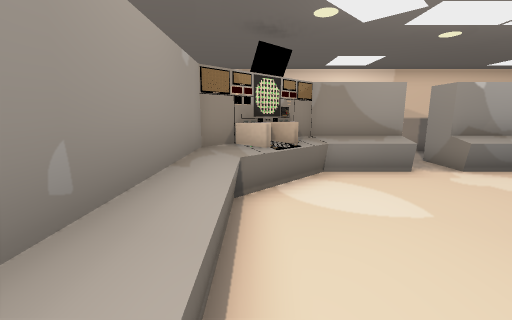
[1] (above)

16 first-person views from a walk through a level from a Godot 3-D game. The camera is 1.5 m above the floor, tilts 10° down and sees 90° across. The floor is counted in squares, 1 m on a side. Each view is taken from the middle of a square. On the plan, view 1 faces up. The plan holds only what a view shows up to about 13 squares ahead; the rest is blank. Flat picture figures and markers are left out. Surface patterns are stand-ins for the level's own textures.

[2]
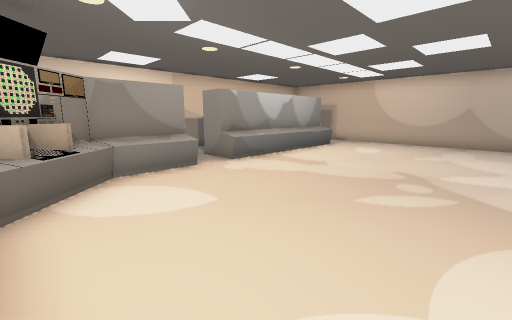

[3]
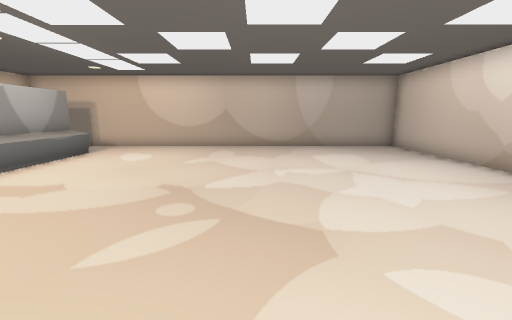

[4]
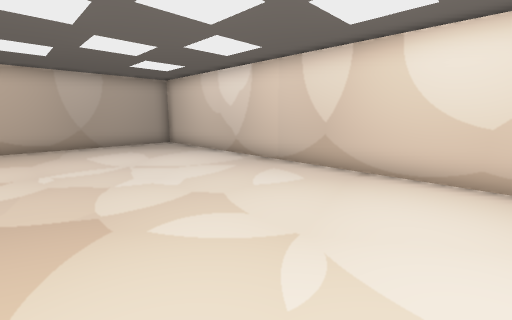

[5]
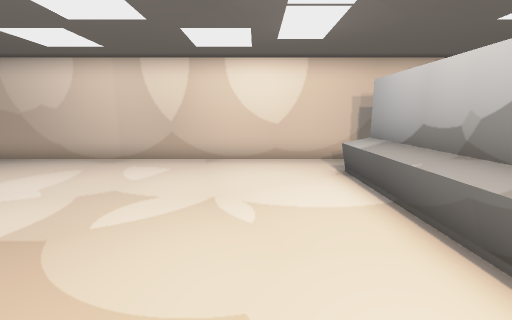

[6]
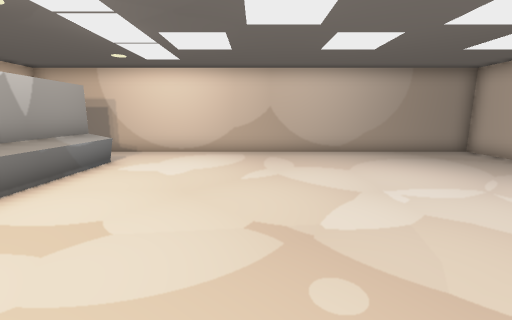

[7]
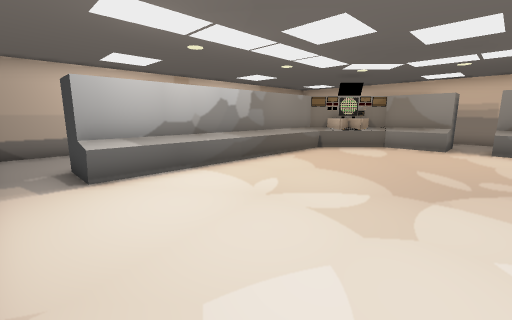

[8]
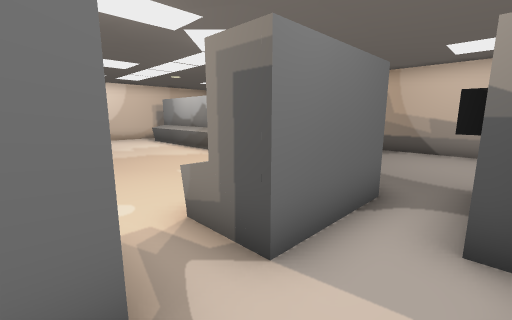

[9]
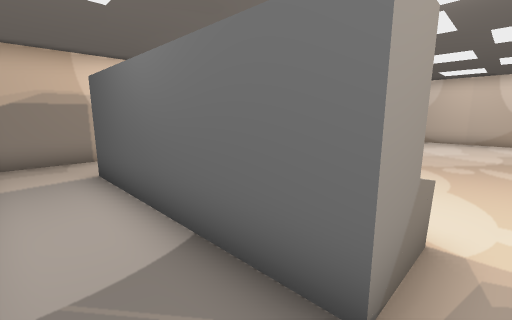

[10]
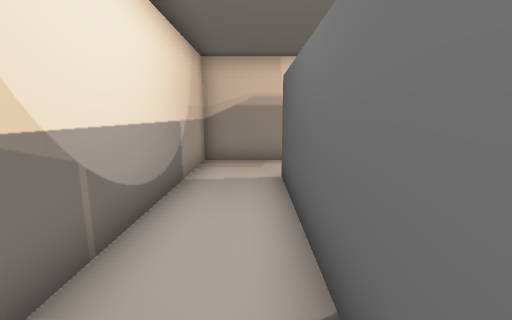

[11]
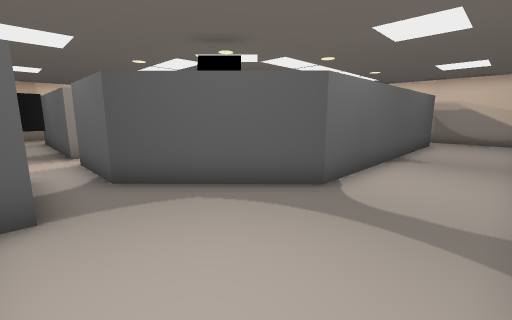

[12]
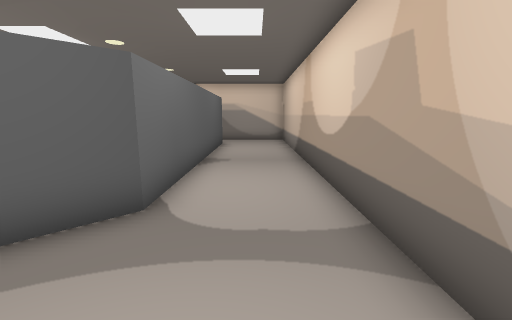

[13]
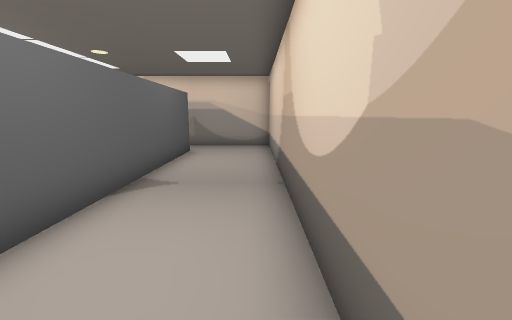

[14]
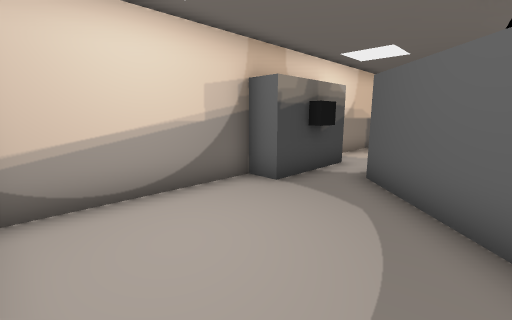

[15]
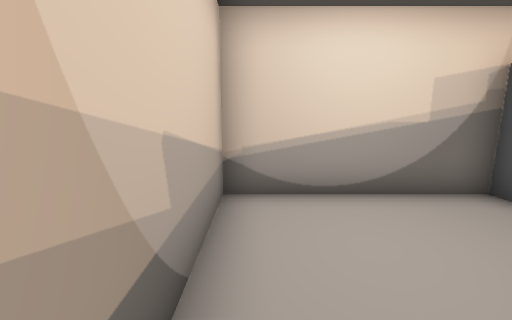

[16]
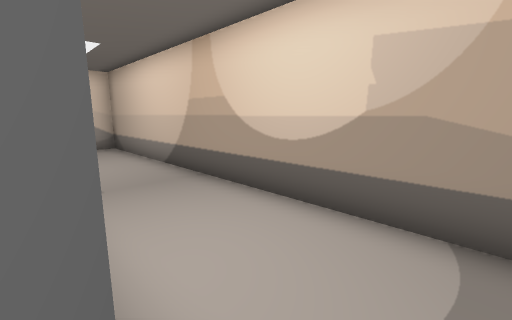

### Floor plan
Ten units are one square. View 1 is at (0, 0); x grows to the right and y downward. Boxes are objects, and circles mark ways between rooms. Rooms are numbered by the first view taken in them; rooms with no view inside come last. Other rooms are left out.
<svg viewBox="-61 -112 211 184">
<path fill="none" stroke="#000" d="M56 -67 56 -84M42 -73 16 -73 6 -63M2 -53 -4 -53 -10 -47 -10 49M-3 48 -22 48M42 -84 42 -67M122 -73 55 -73M-26 67 145 67 145 -85M42 -67 17 -67M7 -55 -3 -44 -3 48M122 -67 56 -67M56 -84 122 -84M28 -98 14 -98M145 -85 145 -107 40 -107M11 -84 42 -84M-22 48 -22 -51 11 -84M14 -98 -5 -98 -5 -107 -56 -107 -56 67 -26 67"/>
<rect x="-5" y="-65" width="10" height="10" fill="#bbb"><title>other object</title></rect>
<rect x="5" y="-65" width="10" height="10" fill="#bbb"><title>box</title></rect>
<circle cx="135" cy="-75" r="3" fill="#2a7"/>
<circle cx="50" cy="-75" r="3" fill="#2a7"/>
<circle cx="-15" cy="60" r="3" fill="#2a7"/>
<circle cx="10" cy="-90" r="3" fill="#2a7"/>
<text x="70" y="0">1</text>
<text x="80" y="-90">2</text>
<text x="-30" y="-30">3</text>
</svg>
Room 1 opens to room 2. Room 1 opens to room 3. Room 2 opens to room 3.

Where each view was taken, in squares from view 1:
view 1: 0 up, 0 right, facing up
view 2: 0 up, 0 right, facing up-right
view 3: 0 up, 2 right, facing right
view 4: 0 up, 1 right, facing down-right
view 5: 2 up, 2 right, facing down
view 6: 2 up, 4 right, facing right
view 7: 6 down, 6 right, facing up-left
view 8: 10 up, 6 right, facing down-left
view 9: 10 up, 5 right, facing down-right
view 10: 9 up, 6 right, facing right
view 11: 10 up, 5 left, facing down-right
view 12: 9 up, 4 left, facing down
view 13: 6 up, 5 left, facing down
view 14: 6 up, 5 left, facing up-right
view 15: 6 up, 5 left, facing up
view 16: 6 up, 2 left, facing down-left
